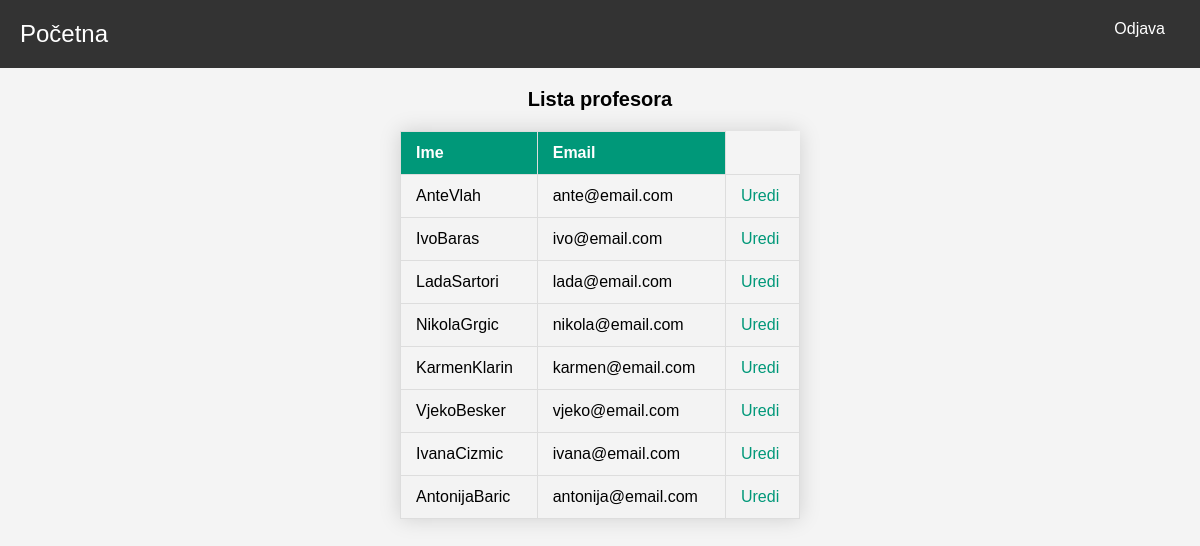
/professor_list/ (signed in), run on the app's committed database.
### upis/models.py (models this page shows)
class Korisnik(AbstractUser):
    uloga = models.ForeignKey(Uloga, on_delete=models.CASCADE)
    objects = KorisnikManager()
    class Meta:
        verbose_name = 'korisnik'
        verbose_name_plural = 'korisnici'

### upis/views.py (the view)
# urls.py: path('professor_list/', views.professor_list, name='professor_list'),
@login_required
def professor_list(request):
    if request.user.uloga.naziv != 'admin':
        return redirect('home')
    professors = Korisnik.objects.filter(uloga__naziv='profesor')
    return render(request, 'professor_list.html', {'professors': professors})

### upis/templates/professor_list.html (shortened to what this page needs)
<!DOCTYPE html>
<html lang="en">
<head>
    {% load static %}
    <link rel="stylesheet" type="text/css" href="{% static 'css/styles.css' %}">
</head>
<body>
    <nav class="navbar">
        <div class="navbar-brand">
            <a href="{% url 'home' %}">Početna</a>
        </div>
        <ul class="navbar-nav">
            <li class="navbar-right"><a href="{% url 'logout' %}">Odjava</a></li>
        </ul>
    </nav>
    <div class="container">
        <h1>Lista profesora</h1>
        <table class="professor-table">
            <thead>
                <tr>
                    <th>Ime</th>
                    <th>Email</th>
                </tr>
            </thead>
            <tbody>
                {% for professor in professors %}
                    <tr>
                        <td>{{ professor.username }}</td>
                        <td>{{ professor.email }}</td>
                        <td><a href="{% url 'edit_professor' professor.id %}">Uredi</a></td>
                    </tr>
                {% endfor %}
            </tbody>
        </table>
        <br>
    </div>
</body>
</html>

### static/css/styles.css (style rules this page uses)
body { font-family: 'Montserrat', sans-serif; margin: 0; padding: 0; background-color: #f4f4f4; }
.navbar { display: flex; justify-content: space-between; align-items: center; background-color: #333; padding: 10px 20px; color: white; }
.navbar-brand a { color: white; text-decoration: none; font-size: 1.5em; }
.navbar-nav { list-style: none; display: flex; margin: 0; padding: 0; }
.navbar-nav li { margin-left: 20px; }
.navbar-nav a { color: white; text-decoration: none; padding: 10px 15px; display: block; }
.navbar-right { margin-left: auto; }
h1 { text-align: center; margin-top: 20px; }
table { width: auto; border-collapse: collapse; margin: 20px 0; font-size: 1em; min-width: 400px; box-shadow: 0 0 20px rgba(0, 0, 0, 0.15); margin: 20px auto; }
table thead tr { background-color: #009879; color: #ffffff; text-align: left; font-weight: bold; }
table th, table td { padding: 12px 15px; border: 1px solid #dddddd; }
table tbody tr:nth-of-type(even) { background-color: #f3f3f3; }
table a { color: #009879; text-decoration: none; }
ul { list-style-type: none; padding: 0; }
ul li { margin-bottom: 10px; }
.container h1 { font-size: 20px; margin-bottom: 15px; }
a { text-decoration: none; color: #333; transition: color 0.3s, filter 0.3s; }

### data on the page
Korisnik: username "AnteVlah", email "ante@email.com"
Korisnik: username "IvoBaras", email "ivo@email.com"
Korisnik: username "LadaSartori", email "lada@email.com"
Korisnik: username "NikolaGrgic", email "nikola@email.com"
Korisnik: username "KarmenKlarin", email "karmen@email.com"
Korisnik: username "VjekoBesker", email "vjeko@email.com"
Korisnik: username "IvanaCizmic", email "ivana@email.com"
Korisnik: username "AntonijaBaric", email "antonija@email.com"
